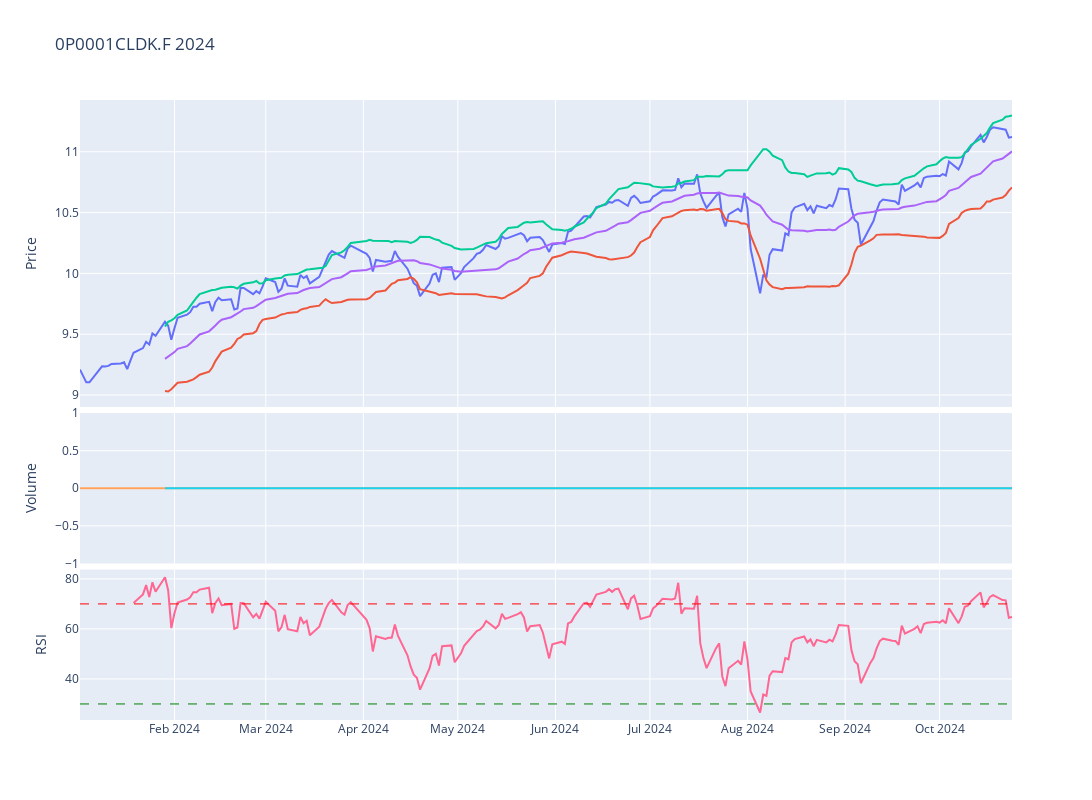

This figure's notebook cell:
### Code cell
# Plot the adjusted close price
fig = make_subplots(rows=4, cols=1,shared_xaxes=True,vertical_spacing=0.01,specs=[[{'rowspan':2,'colspan':1}],[None],[{'rowspan':1,'colspan':1}],[{'rowspan':1,'colspan':1}]])

# Graph (1,1)
fig.add_trace(go.Scatter(x=stock_ticker['Adj Close'].loc[year].index,y=stock_ticker['Adj Close'].loc[year],mode="lines",name=f'{ticker}'),row=1,col=1)
fig.add_trace(go.Scatter(x=stock_ticker['BB_Lower'].loc[year].index,y=stock_ticker['BB_Lower'].loc[year],mode="lines",name='BB_Lower'),row=1,col=1)
fig.add_trace(go.Scatter(x=stock_ticker['BB_Upper'].loc[year].index,y=stock_ticker['BB_Upper'].loc[year],mode="lines",name='BB_Upper'),row=1,col=1)
fig.add_trace(go.Scatter(x=stock_ticker['MMA20'].loc[year].index,y=stock_ticker['MMA20'].loc[year],mode="lines",name='MMA20'),row=1,col=1)
# Update xaxis properties
fig.update_yaxes(title_text="Price", row=1, col=1)

# Graph (3,1)
fig.add_trace(go.Scatter(x=stock_ticker['Volume'].loc[year].index,y=stock_ticker['Volume'].loc[year],mode="lines",name='Volume'),row=3, col=1)
fig.add_trace(go.Scatter(x=stock_ticker['Volume'].loc[year].index,y=stock_ticker['Volume'].loc[year].rolling(20).mean(),mode="lines",name='MMA20'),row=3,col=1)
fig.update_yaxes(title_text="Volume", row=3, col=1)

# Graph (4,1)
fig.add_trace(go.Scatter(x=stock_ticker['RSI'].loc[year].index,y=stock_ticker['RSI'].loc[year],mode="lines",name='RSI'),row=4, col=1)
fig.add_hline(y=30, line_width=1, line_dash="dash", line_color="green",row=4,col=1)
fig.add_hline(y=70, line_width=1, line_dash="dash", line_color="red",row=4,col=1)
fig.update_yaxes(title_text="RSI", row=4, col=1)

fig.update_layout(height=800, width=1300,showlegend=False,title=f"{ticker} {year}")

fig.show()

### Figure 1 — Plotly figure (JSON) as saved in the notebook; plotly's stock layout.template omitted (floating-point values rounded to 4 significant figures; data arrays with more than 128 entries replaced by an {"elided": "..."} marker saying what was removed)
{"data": [{"mode": "lines", "name": "0P0001CLDK.F", "type": "scatter", "x": {"elided": "210 str values"}, "xaxis": "x", "y": {"elided": "210 float values"}, "yaxis": "y"}, {"mode": "lines", "name": "BB_Lower", "type": "scatter", "x": {"elided": "210 str values"}, "xaxis": "x", "y": {"elided": "210 float values"}, "yaxis": "y"}, {"mode": "lines", "name": "BB_Upper", "type": "scatter", "x": {"elided": "210 str values"}, "xaxis": "x", "y": {"elided": "210 float values"}, "yaxis": "y"}, {"mode": "lines", "name": "MMA20", "type": "scatter", "x": {"elided": "210 str values"}, "xaxis": "x", "y": {"elided": "210 float values"}, "yaxis": "y"}, {"mode": "lines", "name": "Volume", "type": "scatter", "x": {"elided": "210 str values"}, "xaxis": "x2", "y": {"elided": "210 int values"}, "yaxis": "y2"}, {"mode": "lines", "name": "MMA20", "type": "scatter", "x": {"elided": "210 str values"}, "xaxis": "x2", "y": {"elided": "210 int values"}, "yaxis": "y2"}, {"mode": "lines", "name": "RSI", "type": "scatter", "x": {"elided": "210 str values"}, "xaxis": "x3", "y": {"elided": "210 float values"}, "yaxis": "y3"}], "layout": {"height": 800, "shapes": [{"line": {"color": "green", "dash": "dash", "width": 1}, "type": "line", "x0": 0, "x1": 1, "xref": "x3 domain", "y0": 30, "y1": 30, "yref": "y3"}, {"line": {"color": "red", "dash": "dash", "width": 1}, "type": "line", "x0": 0, "x1": 1, "xref": "x3 domain", "y0": 70, "y1": 70, "yref": "y3"}], "showlegend": false, "title": {"text": "0P0001CLDK.F 2024"}, "width": 1300, "xaxis": {"anchor": "y", "domain": [0, 1], "matches": "x3", "showticklabels": false}, "xaxis2": {"anchor": "y2", "domain": [0, 1], "matches": "x3", "showticklabels": false}, "xaxis3": {"anchor": "y3", "domain": [0, 1]}, "yaxis": {"anchor": "x", "domain": [0.505, 1], "title": {"text": "Price"}}, "yaxis2": {"anchor": "x2", "domain": [0.2525, 0.495], "title": {"text": "Volume"}}, "yaxis3": {"anchor": "x3", "domain": [0, 0.2425], "title": {"text": "RSI"}}}}
